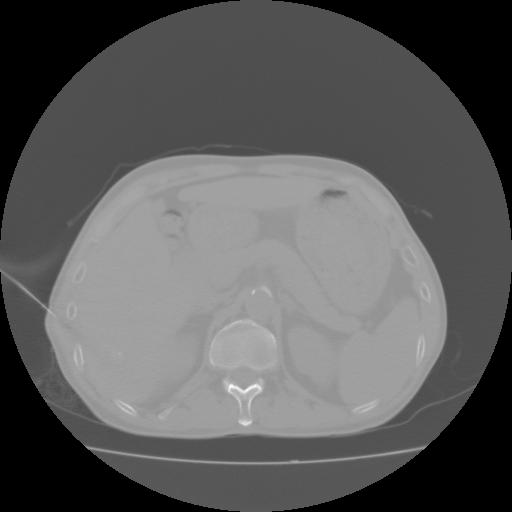
#> input picture Test_Img/9.jpg, 512 x 512 px, found by its file name
$ python Bitwise_Operations.py
#> lines starting #> are read from the running program, lines starting #| are printed output that depends on the picture; after the words box and inside, x2 and y2 are one past the last pixel; in counts of white or black regions, pixels touching at a corner belong together
import cv2 as cv
import numpy as np

# Load two images
img1 = cv.imread('/home/qiao/PythonProjects/Opencv_On_CT/Test_Img/9.jpg')
#> img1 is the input picture: shape (512, 512, 3); min 0, max 255, mean 91.7
img2 = cv.imread('/home/qiao/PythonProjects/Opencv_On_CT/Test_Img/10.jpg')
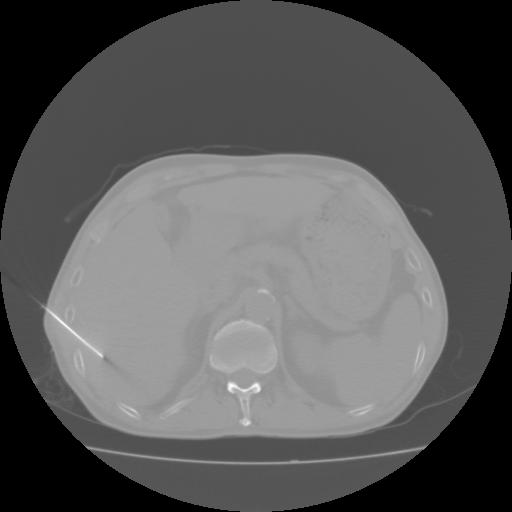
#> input picture Test_Img/10.jpg, 512 x 512 px, found by its file name
#> img2 is the input picture: shape (512, 512, 3); min 0, max 254, mean 90.7
cv.resize(img2, (20, 20), img2)
# I want to put logo on top-left corner, So I create a ROI
rows,cols,channels = img2.shape
#> rows = 512; cols = 512; channels = 3
roi = img1[0:rows, 0:cols]
# Now create a mask of logo and create its inverse mask also
img2gray = cv.cvtColor(img2,cv.COLOR_BGR2GRAY)
ret, mask = cv.threshold(img2gray, 10, 255, cv.THRESH_BINARY)
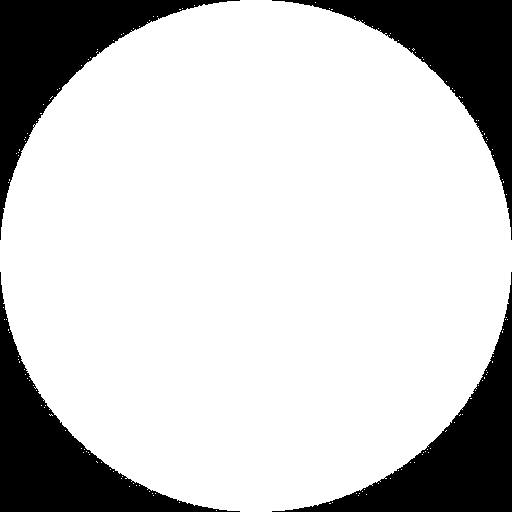
#> mask: shape (512, 512); 78.8% white; 4 black regions, box (x1, y1, x2, y2) and area: (0, 0, 240, 240) 13926, (272, 0, 512, 240) 13925, (0, 272, 240, 512) 13925, (272, 272, 512, 512) 13925

print(mask)
#> (printed output is left out)
mask_inv = cv.bitwise_not(mask)
print(mask_inv)
#> (printed output is left out)
img1_bg = cv.bitwise_and(roi,roi,mask = mask_inv)
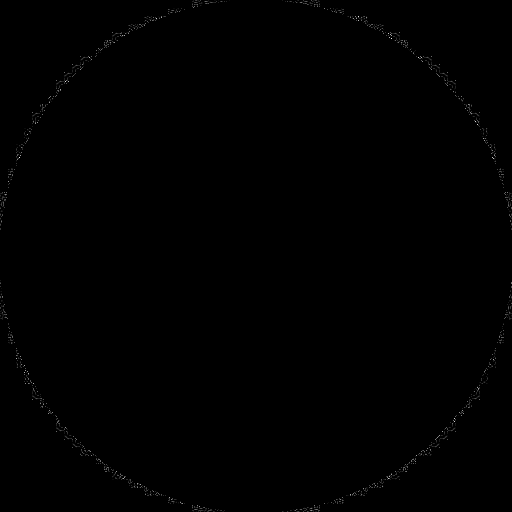
#> img1_bg: shape (512, 512, 3); min 0, max 22, mean 0; drawn with min black and max white
img2_fg = cv.bitwise_and(img2,img2,mask = mask)
dst = cv.add(img1_bg,img2_fg)
img1[0:rows, 0:cols ] = dst
cv.imshow('res',img1)
cv.waitKey(0)
cv.destroyAllWindows()
